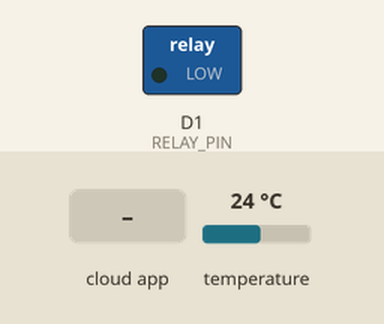
The sketch below on a simulated ESP8266 (NodeMCU). Shown: switched loads named in the sketch (green lamp = pin HIGH). Inputs (shaded band) come from the test bench; at power-on: temperature 24 °C. WiFi joins after 1.5 s; servers stay silent unless stated; the Firebase database answers and starts empty; what the sketch prints to the serial monitor is not drawn.

Above: at 2.7 s.
2.8 s: the phone or cloud app sets target_temp to 25
At 12.7 s:
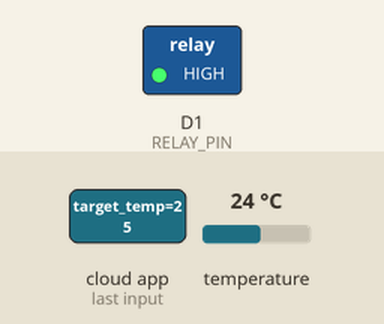
13.0 s: temperature set to 25.8 °C
At 22.7 s:
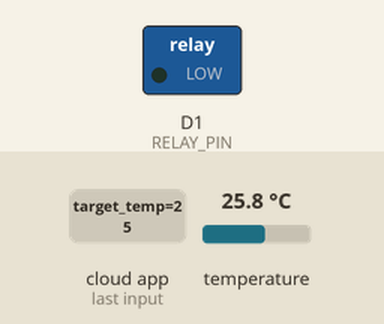
23.1 s: temperature set to 12 °C
At 32.7 s:
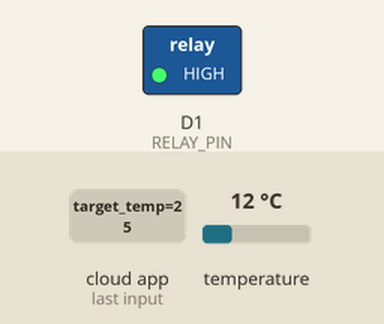
33.0 s: temperature set to 28 °C
At 42.8 s:
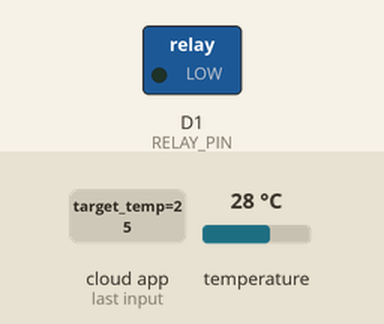
Timing chart, 0 to 44.0 s (numbered marks = the images above; inputs shaded):
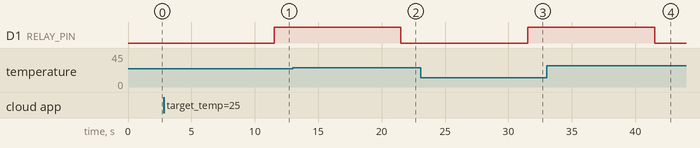

The sketch:

esp8266_thermostat.ino
```cpp
#include <ESP8266WiFi.h>
#include <FirebaseESP8266.h>
#include <OneWire.h>
#include <DallasTemperature.h>

// WiFi credentials
#define WIFI_SSID "Xiaomi_8CEA"
#define WIFI_PASSWORD "kaandurukan09"

// Firebase credentials
#define FIREBASE_HOST "termometer-4b9d6-default-rtdb.europe-west1.firebasedatabase.app/"
#define FIREBASE_AUTH "zHPpeMbreSIUSFwGaR5y9bxv7Tc5FHdW4IDj2ql1"

// Pin definitions
#define ONE_WIRE_BUS D2      // DS18B20 data pin
#define RELAY_PIN    D1      // Relay control pin

// Firebase paths
#define PATH_CURRENT_TEMP   "/thermostat/current_temp"
#define PATH_TARGET_TEMP    "/thermostat/target_temp"
#define PATH_HYSTERESIS    "/thermostat/hysteresis"
#define PATH_BOILER_STATUS "/thermostat/boiler_status"
#define PATH_MANUAL_OVERRIDE "/thermostat/manual_override"
#define PATH_USAGE_LOGS    "/usage_logs"

// Globals
OneWire oneWire(ONE_WIRE_BUS);
DallasTemperature sensors(&oneWire);
FirebaseData fbdo;
FirebaseAuth auth;
FirebaseConfig config;

float lastTargetTemp = 22.0;
float lastHysteresis = 0.5;
bool lastManualOverride = false;
String lastBoilerStatus = "OFF";

bool relayState = false; // false = OFF, true = ON
unsigned long relayOnTimestamp = 0;
unsigned long relayOffTimestamp = 0;
unsigned long lastTempUpload = 0;
unsigned long lastFirebaseRead = 0;

void setup() {
  Serial.begin(115200);
  pinMode(RELAY_PIN, OUTPUT);
  digitalWrite(RELAY_PIN, LOW); // Relay OFF

  sensors.begin();

  // Connect to WiFi
  WiFi.begin(WIFI_SSID, WIFI_PASSWORD);
  Serial.print("Connecting to WiFi");
  while (WiFi.status() != WL_CONNECTED) {
    delay(500); Serial.print(".");
  }
  Serial.println("\nWiFi connected!");

   config.host = FIREBASE_HOST;
  config.signer.tokens.legacy_token = FIREBASE_AUTH;

  Firebase.begin(&config, &auth);
  Firebase.reconnectWiFi(true);
}

void loop() {
  unsigned long now = millis();

  // Read Firebase settings every 10 seconds
  if (now - lastFirebaseRead > 10000) {
    readFirebaseSettings();
    lastFirebaseRead = now;
  }

  // Read temperature and upload every 10 seconds
  if (now - lastTempUpload > 10000) {
    float temp = readTemperature();
    uploadTemperature(temp);
    controlRelay(temp);
    lastTempUpload = now;
  }
}

// Read temperature from DS18B20
float readTemperature() {
  sensors.requestTemperatures();
  float tempC = sensors.getTempCByIndex(0);
  Serial.print("Temperature: "); Serial.println(tempC);
  return tempC;
}

// Upload current temperature to Firebase
void uploadTemperature(float temp) {
  if (Firebase.setFloat(fbdo, PATH_CURRENT_TEMP, temp)) {
    Serial.println("Temperature uploaded to Firebase.");
  } else {
    Serial.print("Failed to upload temperature: ");
    Serial.println(fbdo.errorReason());
  }
}

// Read target temp, hysteresis, manual override, boiler status from Firebase
void readFirebaseSettings() {
  // Target temperature
  if (Firebase.getFloat(fbdo, PATH_TARGET_TEMP)) {
    lastTargetTemp = fbdo.floatData();
  }
  // Hysteresis
  if (Firebase.getFloat(fbdo, PATH_HYSTERESIS)) {
    lastHysteresis = fbdo.floatData();
  }
  // Manual override
  if (Firebase.getBool(fbdo, PATH_MANUAL_OVERRIDE)) {
    lastManualOverride = fbdo.boolData();
  }
  // Boiler status (for manual override)
  if (Firebase.getString(fbdo, PATH_BOILER_STATUS)) {
    lastBoilerStatus = fbdo.stringData();
  }

  Serial.print("Target: "); Serial.println(lastTargetTemp);
  Serial.print("Hysteresis: "); Serial.println(lastHysteresis);
  Serial.print("Manual Override: "); Serial.println(lastManualOverride);
  Serial.print("Boiler Status: "); Serial.println(lastBoilerStatus);
}

// Control relay based on logic and log usage
void controlRelay(float temp) {
  bool shouldBeOn = relayState;

  if (lastManualOverride) {
    shouldBeOn = (lastBoilerStatus == "ON");
  } else {
    if (temp < lastTargetTemp - lastHysteresis) shouldBeOn = true;
    else if (temp > lastTargetTemp + lastHysteresis) shouldBeOn = false;
    // else, keep current state (hysteresis band)
  }

  if (shouldBeOn != relayState) {
    setRelay(shouldBeOn);
  }
}

// Set relay state and log usage
void setRelay(bool on) {
  digitalWrite(RELAY_PIN, on ? HIGH : LOW);
  relayState = on;

  // Update status in Firebase
  Firebase.setString(fbdo, PATH_BOILER_STATUS, on ? "ON" : "OFF");

  unsigned long now = millis();
  unsigned long epoch = getTime(); // Replace with NTP or RTC for real epoch

  if (on) {
    relayOnTimestamp = epoch;
    Serial.println("Relay ON");
  } else {
    relayOffTimestamp = epoch;
    Serial.println("Relay OFF");
    if (relayOnTimestamp > 0) {
      unsigned long duration = relayOffTimestamp - relayOnTimestamp;
      logUsageSession(relayOnTimestamp, relayOffTimestamp, duration);
      relayOnTimestamp = 0;
    }
  }
}

// Log usage session to Firebase
void logUsageSession(unsigned long onTime, unsigned long offTime, unsigned long duration) {
  String dateStr = getDateString(offTime); // e.g. "2024-06-01"
  String logPath = String(PATH_USAGE_LOGS) + "/" + dateStr;

  FirebaseJson logEntry;
  logEntry.set("on", onTime);
  logEntry.set("off", offTime);
  logEntry.set("duration", duration);

  if (Firebase.pushJSON(fbdo, logPath, logEntry)) {
    Serial.println("Usage log pushed to Firebase.");
  } else {
    Serial.print("Failed to log usage: ");
    Serial.println(fbdo.errorReason());
  }
}

// Helper: Get current epoch time (replace with NTP or RTC for real time)
unsigned long getTime() {
  // For demo, use millis()/1000 + a fixed offset (e.g. set at boot)
  // Replace with NTP or RTC for production!
  static unsigned long bootEpoch = 1717305600; // e.g. 2024-06-02 00:00:00 UTC
  return bootEpoch + millis() / 1000;
}

// Helper: Format date string from epoch (YYYY-MM-DD)
String getDateString(unsigned long epoch) {
  // Simple conversion for demo; use a proper time library for real use
  time_t t = epoch;
  struct tm *tm = gmtime(&t);
  char buf[11];
  snprintf(buf, sizeof(buf), "%04d-%02d-%02d", tm->tm_year + 1900, tm->tm_mon + 1, tm->tm_mday);
  return String(buf);
} 
```

Measured:
- the behaviour switches between 25 and 25.1 °C on temperature (found by bisection; images 1 and 2)
- after the input at 2.8 s, D1 (RELAY_PIN): LOW → HIGH after 8.7 s
- after the input at 13.0 s, D1 (RELAY_PIN): HIGH → LOW after 8.5 s
- after the input at 23.1 s, D1 (RELAY_PIN): LOW → HIGH after 8.4 s
- after the input at 33.0 s, D1 (RELAY_PIN): HIGH → LOW after 8.5 s
